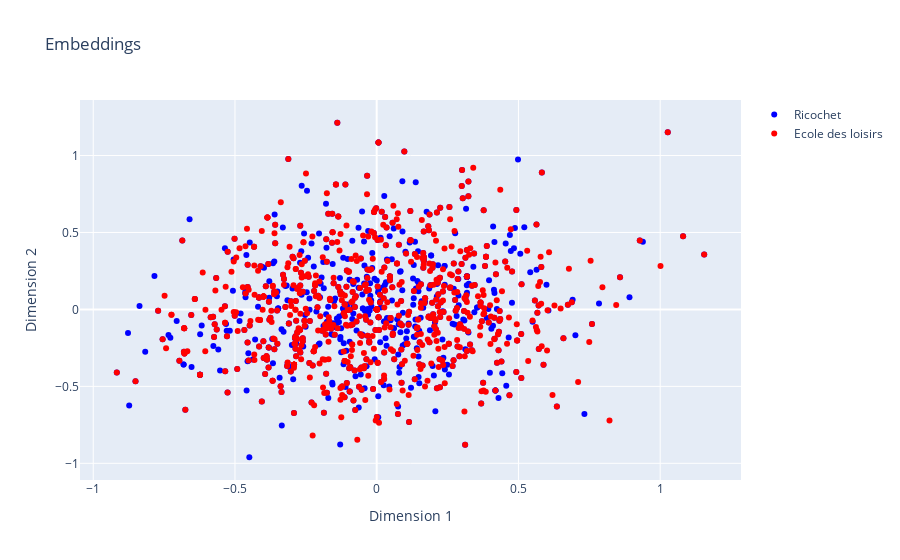

The notebook cell saved with this chart:
### Code cell
import plotly.graph_objects as go

def plot_interactive_embeddings(embeddings1, embeddings2, labels1, labels2, list1_name, list2_name):
    fig = go.Figure()

    # Add scatter trace for embeddings of list 1
    fig.add_trace(go.Scatter(
        x=embeddings1[:, 0],
        y=embeddings1[:, 1],
        mode='markers',
        name=list1_name,
        text=labels1,
        marker=dict(color='blue')
    ))

    # Add scatter trace for embeddings of list 2
    fig.add_trace(go.Scatter(
        x=embeddings2[:, 0],
        y=embeddings2[:, 1],
        mode='markers',
        name=list2_name,
        text=labels2,
        marker=dict(color='red')
    ))

    # Set layout options
    fig.update_layout(
        title='Embeddings',
        xaxis=dict(title='Dimension 1'),
        yaxis=dict(title='Dimension 2'),
        hovermode='closest'
    )

    # Show the plot
    fig.show()

embeddings1 = compute_embeddings(ricochet_themes_preprocessed, word_vectors)
embeddings2 = compute_embeddings(ecole_des_loisir_themes_preprocessed, word_vectors)

plot_interactive_embeddings(embeddings1, embeddings2, ricochet_themes_preprocessed, ecole_des_loisir_themes_preprocessed, "Ricochet", "Ecole des loisirs")

### Figure 1 — Plotly figure (JSON) as saved in the notebook; plotly's stock layout.template omitted (floating-point values rounded to 4 significant figures; data arrays with more than 128 entries replaced by an {"elided": "..."} marker saying what was removed)
{"data": [{"marker": {"color": "blue"}, "mode": "markers", "name": "Ricochet", "text": {"elided": "716 str values"}, "type": "scatter", "x": {"elided": "716 float values"}, "y": {"elided": "716 float values"}}, {"marker": {"color": "red"}, "mode": "markers", "name": "Ecole des loisirs", "text": {"elided": "744 str values"}, "type": "scatter", "x": {"elided": "744 float values"}, "y": {"elided": "744 float values"}}], "layout": {"hovermode": "closest", "title": {"text": "Embeddings"}, "xaxis": {"title": {"text": "Dimension 1"}}, "yaxis": {"title": {"text": "Dimension 2"}}}}
